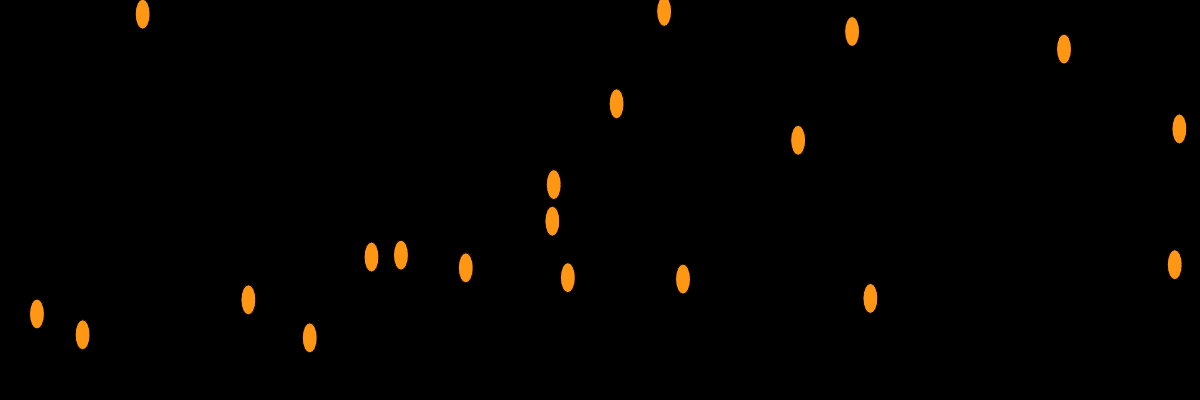
Frame 1 (no input)
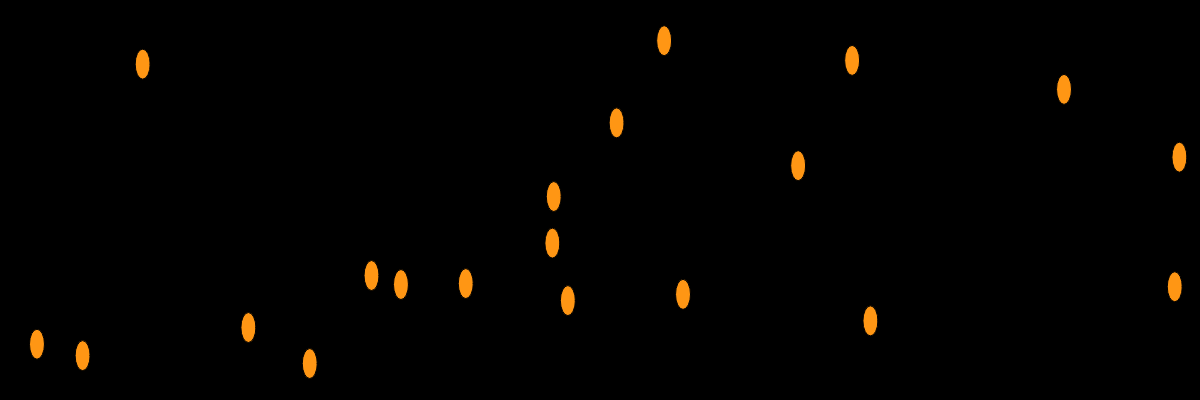
Frame 60 (no input)
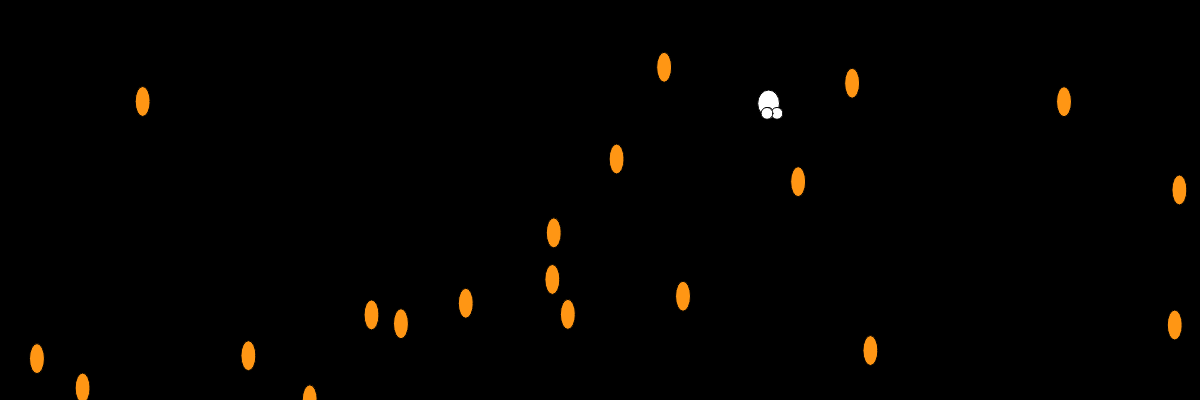
Frame 120 (the mouse pressed at the canvas centre since frame 60)

The p5.js sketch that drew these frames (run headless with seeded random() and noise() and a simulated clock; from frame 60 on, the mouse is pressed at the canvas centre):

// p5.js sketch
// ── sketch.js
let bucket = [];
let kernals = 20;
let bg_color = 0;

function setup(){
    
    createCanvas( windowWidth, 400 );

    for ( let i = 0; i < kernals; i++ ) {
        bucket.push( new Popcorn() );
    }
}

function draw() {

    background( bg_color );
    frameRate( 30 );

    //This should call new popcorn from the popcorn Class, using the bucket Array I put the set-up function. 
    for( i = 0; i < bucket.length; i ++ ){
        bucket[i].frame(); 
    }
}

// I'm making a class called Popcorn, and using the constructor to list all the various properties of popcorn, like color, size, movement, etc.
class Popcorn {

    constructor() {

        this.seed_color = 'rgb( 255, 150, 20)';
        this.poppedCorn_color = 255;
        this.seed_move = ceil( random(-5,2) );
        this.seed_x = random( width );
        this.seed_y = random( height );
        this.seed_size_w = 15;
        this.seed_size_h = this.seed_size_w * 2;
        this.popped_size = random( 10, 25 );
        this.loc_x = random( width );
        this.loc_y = random( height );
        this.delta = 10;
        this.popped_x = random( -2, 5 ) ;
        this.popped_y = random( 5, 15 ) ;
    }

    // I'm using frame to call these methods in the draw function above.
    frame(){

        this.seed();
        this.heatingUp();

    }

    // Display Seed
    seed(){

            fill( this.seed_color );
            ellipse( this.seed_x, this.seed_y, this.seed_size_w, this.seed_size_h )   

    }

    // Display popped popcorn
    // How do I make lots of popped corn? 
    //Okay, so I figured out I need to have the location_x inside the for()loop as well as in the ellipse parameters. That works now, but its a uniform pattern. 
    //How do I make lots of popcorn in random locations? (I never figured this out.)
    poppedCornPieces(){
        
        push();
            fill( this.poppedCorn_color );
            ellipse( this.loc_x, this.loc_y, this.popped_size + 10, this.popped_size + 15 );
                    
            ellipse( this.loc_x + this.popped_x - 4, this.loc_y + this.popped_y, this.popped_size, this.popped_size );
                                
            ellipse( this.loc_x + this.popped_x +5, this.loc_y + this.popped_y, this.popped_size, this.popped_size );
                                
            ellipse( this.loc_x + this.popped_x -5, this.loc_y + this.popped_y, this.popped_size, this.popped_size );
        pop();
    
    }

    // Seeds need to jump around, as if it's heating up
    heatingUp(){

        if ( this.seed_move <= 2 ) {
           this.seed_y += random( -2, 3 );
        } 

        // Eventually the seeds wiggle off the screen and appear as poppedCorn.
        // Having them appear one at a time means they Pop into existance in a random pattern. This is what I want to happen.
        if( this.seed_y >= height ){
            this.poppedCornPieces();
            this.poppedCorn();
        }
    

        // I'm checking the randomness of this.seed_move
        console.log(this.seed_move);

    }

    //This method makes the poppedCorn pieces wiggle.
    poppedCorn(){
        
        this.loc_x += random( -1, 1 );
        this.loc_y += random( -1, 1 );

    }

}
